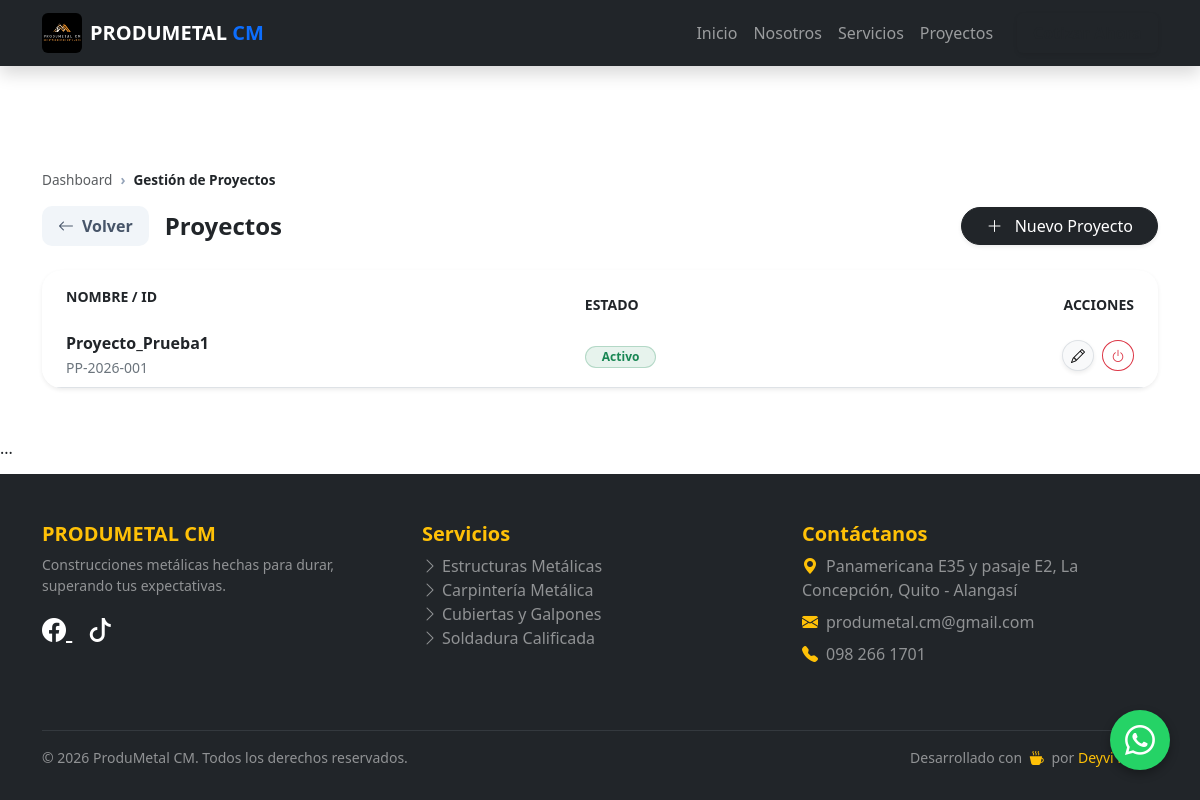
Page /erp/proyectos/ (signed in) on the committed database.
### web/models.py (models this page shows, shortened)
class Proyecto(models.Model):
    nombre = models.CharField(max_length=200)
    centro_costos = models.CharField(max_length=100, unique=True)
    is_active = models.BooleanField(default=True, help_text="Desmarcar para borrado lógico")
    fecha_creacion = models.DateTimeField(auto_now_add=True)

### web/views.py (the view)
# urls.py: path('erp/proyectos/', views.gestionar_proyectos, name='gestionar_proyectos'),
@login_required(login_url='login')
@user_passes_test(es_admin, login_url='dashboard_erp')
def gestionar_proyectos(request):
    proyectos = Proyecto.objects.all().order_by('-fecha_creacion')
    if request.method == 'POST':
        form = ProyectoForm(request.POST)
        if form.is_valid():
            form.save()
            messages.success(request, "¡Nuevo proyecto creado con éxito!")
            return redirect('gestionar_proyectos')
    else:
        form = ProyectoForm()
    return render(request, 'web/erp/gestionar_proyectos.html', {
        'proyectos': proyectos,
        'form': form,
        'rol': 'Administrador'
    })

### web/views.py (called while the page is built)
def es_admin(user):
    return user.is_superuser

### web/templates/web/erp/gestionar_proyectos.html (shortened to what this page needs)
{% extends 'web/base.html' %}
{% block content %}
<div class="container erp-container mb-5" style="margin-top: 100px;">
    <nav aria-label="breadcrumb">
        <ol class="breadcrumb breadcrumb-minimal">
            <li class="breadcrumb-item"><a href="{% url 'dashboard_erp' %}" class="text-decoration-none text-muted">Dashboard</a></li>
            <li class="breadcrumb-item active fw-bold text-dark">Gestión de Proyectos</li>
        </ol>
    </nav>
    <div class="d-flex flex-column flex-md-row justify-content-between align-items-md-center gap-3 mb-4">
        <div class="d-flex align-items-center gap-3">
            <a href="{% url 'dashboard_erp' %}" class="btn-back d-flex align-items-center gap-2 text-decoration-none">
                <i class="bi bi-arrow-left"></i> <span class="d-none d-md-inline">Volver</span>
            </a>
            <h4 class="fw-bold mb-0">Proyectos</h4>
        </div>
        <button class="btn btn-dark rounded-pill px-4 shadow-sm" data-bs-toggle="modal" data-bs-target="#modalCrearProyecto">
            <i class="bi bi-plus-lg me-2"></i> Nuevo Proyecto
        </button>
    </div>
    <div class="card card-minimal overflow-hidden border-0 shadow-sm" style="border-radius: 20px; background: white;">
        <div class="table-responsive">
            <table class="table align-middle mb-0">
                <thead class="bg-light">
                    <tr class="text-secondary small fw-bold">
                        <th class="px-4 py-3 border-0">NOMBRE / ID</th>
                        <th class="border-0">ESTADO</th>
                        <th class="text-end px-4 border-0">ACCIONES</th>
                    </tr>
                </thead>
                <tbody>
                    {% for p in proyectos %}
                    <tr>
                        <td class="px-4">
                            <div class="fw-bold text-dark">{{ p.nombre }}</div>
                            <span class="text-secondary small">{{ p.centro_costos }}</span>
                        </td>
                        <td>
                            {% if p.is_active %}
                                <span class="badge rounded-pill bg-success bg-opacity-10 text-success border border-success border-opacity-25 px-3">Activo</span>
                            {% else %}
                                <span class="badge rounded-pill bg-danger bg-opacity-10 text-danger border border-danger border-opacity-25 px-3">Inactivo</span>
                            {% endif %}
                        </td>
                        <td class="text-end px-4">
                            <div class="d-flex justify-content-end gap-2">
                                <button class="btn btn-sm btn-light border rounded-circle shadow-sm"
                                        data-bs-toggle="modal" data-bs-target="#modalEditar{{ p.id }}" title="Editar">
                                    <i class="bi bi-pencil"></i>
                                </button>
                                <a href="{% url 'alternar_estado_proyecto' p.id %}"
                                   class="btn btn-sm {% if p.is_active %}btn-outline-danger{% else %}btn-outline-success{% endif %} rounded-circle" title="Cambiar Estado">
                                    <i class="bi bi-power"></i>
                                </a>
                            </div>
                        </td>
                    </tr>
                    {% endfor %}
                </tbody>
            </table>
        </div>
    </div>
</div>
...
{% endblock %}

### web/static/web/css/estilos.css (style rules this page uses)
body { padding-top: 70px; font-family: 'Segoe UI', Tahoma, Geneva, Verdana, sans-serif; }

### web/templates/web/erp/gestionar_proyectos.html (style rules this page uses)
.breadcrumb-minimal { background: transparent; padding: 0; margin-bottom: 1rem; font-size: 0.85rem; }
.breadcrumb-item + .breadcrumb-item::before { content: "›"; color: #94a3b8; }
.btn-back { background: #f1f5f9; color: #475569; border: none; padding: 8px 16px; border-radius: 10px; font-weight: 600; transition: all 0.2s; }

### rows in the picture
Proyecto: nombre "Proyecto_Prueba1", centro_costos "PP-2026-001", is_active "Activo"
